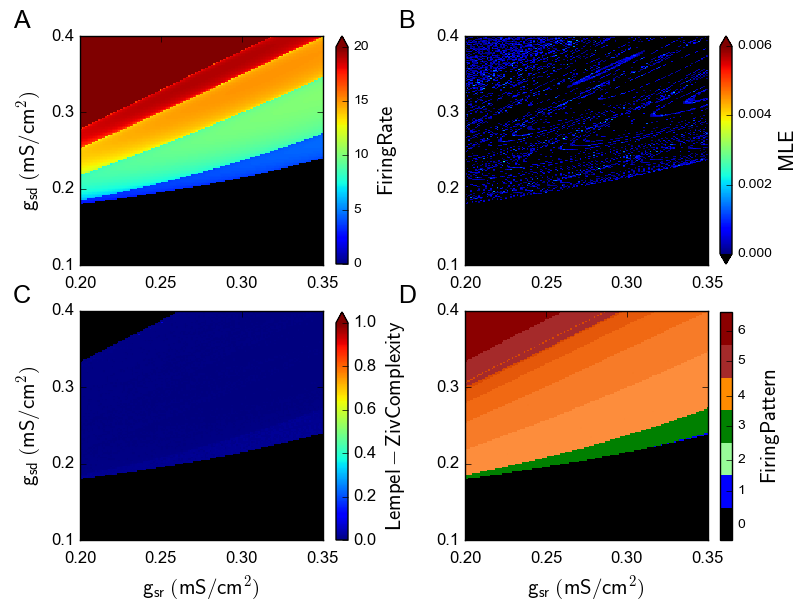

Write the Python code that produced this figure.
# -*- coding: utf-8 -*-
"""
Firing rate statistics
FIXED DISTRIBUTION OF gsd, gh

"""
import numpy as np
import contextlib
import matplotlib.pyplot as plt
from matplotlib import colors
import matplotlib.gridspec as gridspec
from mpl_toolkits.axes_grid1 import make_axes_locatable
import matplotlib.transforms as mtransforms
import spikesclassify_function as sc
import matplotlib as mpl
from matplotlib import rc, cm
from matplotlib.colors import Normalize

#loading the data
Table0 = np.loadtxt("Data/finalTable_gsdgsrZoomT36gh00.txt",skiprows=1)
Table1 = np.loadtxt("Data/mlegsdgsrfinalTable_HB5.txt",skiprows=1)
#loading complexity data
TableC0 = np.loadtxt("Data/gsdgsrT36gh00_ComplexfinalTable.txt",skiprows=1)

#Fonts!
plt.rcParams['mathtext.sf'] = 'Arial'
plt.rcParams['font.family'] = 'sans-serif'
plt.rcParams['font.sans-serif'] = 'Arial'

#changing the xticks and  yticks fontsize for all sunplots
plt.rc('xtick', labelsize=12) 
plt.rc('ytick', labelsize=12) 
plt.rc('font',size=15)


# setting the fontsize of the plots
fsize = 18
ffsize= 18
im=[]


alf = 0.8
class MidpointNormalize(Normalize):
    def __init__(self, vmin=None, vmax=None, midpoint=None, clip=False):
        self.midpoint = midpoint
        Normalize.__init__(self, vmin, vmax, clip)

    def __call__(self, value, clip=None):
        # I'm ignoring masked values and all kinds of edge cases to make a
        # simple example...
        x, y = [self.vmin, self.midpoint, self.vmax], [0, 0.5, 1]
        return np.ma.masked_array(np.interp(value, x, y))

fig,axs=plt.subplots(nrows=4, ncols=3,figsize=(8,6))
plt.clf()
#axs = axs.ravel()
lyap_min = 0
lyap_max = 1.6
cmap=plt.get_cmap('jet')
cmap.set_under('k',1)
norm=colors.Normalize(vmin=0,vmax=0.006)
aux =sc.lyap_filter(Table0)
auxC_0 =sc.Complex_filter(TableC0)
va,vb,vc=sc.spikes_classfy(Table0)
mle1=sc.mle_filter(Table1)


#assign the subplots to corresponding the variables such as ax1,ax2,ax3,...
#ax1,ax2,ax3,ax4,ax5,ax6,ax7,ax8,ax9=[plt.subplot(3,3,i) for i in range(1,10)]
ax1,ax2,ax3,ax4=[plt.subplot(2,2,i) for i in range(1,5)]

#data=[aux[0],aux[1],aux[2]]
#data1=[aux1[0],aux1[1],aux1[2]]
#data2=[aux2[0],aux2[1],aux2[2]]
axes=[ax1,ax2,ax3,ax4]
axsum=[plt.subplot(2,2,i) for i in range(1,5)]
#%%
#figure subplots
# plot of gsr against gsd
im1=ax1.imshow(aux[0],origin='lower', interpolation='none',vmin =0, vmax = 20, extent=aux[3],aspect='auto')
im2=ax2.imshow(mle1[0],origin='lower',extent=mle1[2],norm=norm,aspect='auto',interpolation='none',cmap=cmap)


im3=ax3.imshow(auxC_0[0],origin='lower', interpolation='none',vmin =0, vmax = 1, extent=auxC_0[1],aspect='auto')
#plots of spikesclassfy
cmaps = mpl.colors.ListedColormap(['black','blue','palegreen','green','darkorange','brown','darkred'])
cmaps1 = mpl.colors.ListedColormap(['brown'])

im4a= ax4.imshow(vb, origin = 'lower', vmin=1, vmax=10, extent=aux[3], interpolation='nearest', cmap=cm.Oranges, norm = MidpointNormalize(midpoint=2), aspect='auto')#, alpha = 0.5)
#pb= ax.imshow(v1b, origin = 'lower', vmin=1, vmax=10, extent=[0,0.5,0, 0.4], interpolation='nearest', cmap=cm.Oranges, norm = LogNorm(vmin=0.01, vmax=10),aspect='auto')#, alpha = 0.5)
im4b = ax4.imshow(va, origin = 'lower', vmin=0, vmax=6, extent=aux[3], interpolation='nearest',cmap = cmaps,  aspect='auto')#, alpha = 0.5)

im4c = ax4.imshow(vc, origin = 'lower',  extent=aux[3], interpolation='nearest', cmap=cmaps1, aspect='auto')#,alpha = 0.5)

plt.autoscale(False)
#%%
#setting labels and tickes of first colomn,namely,plot of gsr against gsd
#ax1.set_ylabel(r'$\mathsf{ g_{sd}}$', fontsize = ffsize)
for ax in axes:
#    ax.set_xlabel(u'$g_{sr}[mS/mc^2]$')
#    ax.set_ylabel(r'$\mathsf{ g_{sd} \; (mS/mc^2)}$')
    ax.set_xlim([0.2,0.345])
    ax.set_ylim([0.1,0.4])
    ax.set_yticks(np.linspace(0.1,0.4,4))
    ax.set_xticks(np.linspace(0.2,0.345,4))
    ax.set_xticklabels(['%0.2f'%(0.2+i*0.05) for i in range(4)])
    ax.tick_params(axis='x', pad=8)
#setting the xticksets
ax1.set_ylabel(r'$\mathsf{g_{sd} \; (mS/cm^2)}$')
ax3.set_ylabel(r'$\mathsf{ g_{sd} \; (mS/cm^2)}$')
ax3.set_xlabel(r'$\mathsf{g_{sr} \; (mS/cm^2)}$')
ax4.set_xlabel(r'$\mathsf{g_{sr}\; (mS/cm^2)}$')


# setting the text for the subplots
index_list=['A','B','C','D']
axindex=[ax1,ax2,ax3,ax4]
for ax,plotor in zip(axindex,index_list):
    ax.text(0.16,0.41,'%s'%plotor,fontsize =18)


for ax in axsum:
    divider1 = make_axes_locatable(ax)
    cax1= divider1.append_axes("right","35%", pad="3%")
    fig.delaxes(cax1)

##To create an axes,n axes at position rect [left, bottom, width, height]
cax = fig.add_axes([0.42, 0.56, 0.015, 0.38])
cbar=fig.colorbar(im1, extend='max',cax=cax)
cbar.set_label(r'$\mathsf{Firing Rate}$ ',fontsize=15)
cbar.set_ticks(np.linspace(0,20,5))
cbar.ax.tick_params(labelsize=10)
#
cax1 = fig.add_axes([0.90, 0.56, 0.015, 0.38])
cbar1=fig.colorbar(im2,extend='both',cax=cax1)
cbar1.set_label(r'$\mathsf{MLE}$',fontsize=15)
cbar1.set_ticks(np.linspace(0,0.006,4))
#change the appearance of ticks anf tick labbel
cbar1.ax.tick_params(labelsize=10)

#colorbar of comlexity
cax2 = fig.add_axes([0.42, 0.10, 0.015, 0.38])
cbar2=fig.colorbar(im3, extend='max', cax=cax2)
cbar2.set_label(r'$\mathsf{Lempel-Ziv Complexity}$',fontsize=15)
cbar2.set_ticks(np.linspace(0,1,6))
cbar2.ax.tick_params(labelsize=12)
#colorbar of firing pattern
cax4 = fig.add_axes([0.9, 0.10, 0.015, 0.38])
cbar4 = fig.colorbar(im4b, ticks=[ 0.4, 1.3, 2.1, 3, 3.8, 4.7, 5.5],cax=cax4)
cbar4.ax.set_yticklabels(['0', '1', '2', '3', '4', '5', '6'])
cbar4.set_label( r'$\mathsf{Firing  Pattern}$', fontsize=15,labelpad=10)
cbar4.ax.tick_params(labelsize=10)



##To create an axes,n axes at position rect [left, bottom, width, height]
#cbaxes = fig.add_axes([0.17, 0.26, 0.07, 0.01]) 
#cb = plt.colorbar(pb, ) 
#cbb = plt.colorbar(im4a,orientation="horizontal",ticks=[1,3,5,7,9], cax = cbaxes )#,ticks=[1,3,5,7,9], shrink = 1.1)

#subplots_adjust(left=None, bottom=None, right=None, top=None, wspace=None, hspace=None)
#left  = 0.125  # the left side of the subplots of the figure
#right = 0.9    # the right side of the subplots of the figure
#bottom = 0.1   # the bottom of the subplots of the figure
#top = 0.9      # the top of the subplots of the figure
#wspace = 0.2   # the amount of width reserved for blank space between subplots
#hspace = 0.2   # the amount of height reserved for white space between subplots

plt.subplots_adjust(bottom=0.1,left=0.1,wspace = 0.15,hspace = 0.2,right=1, top=0.94)
plt.savefig('Figure4_withoutgh.png')
